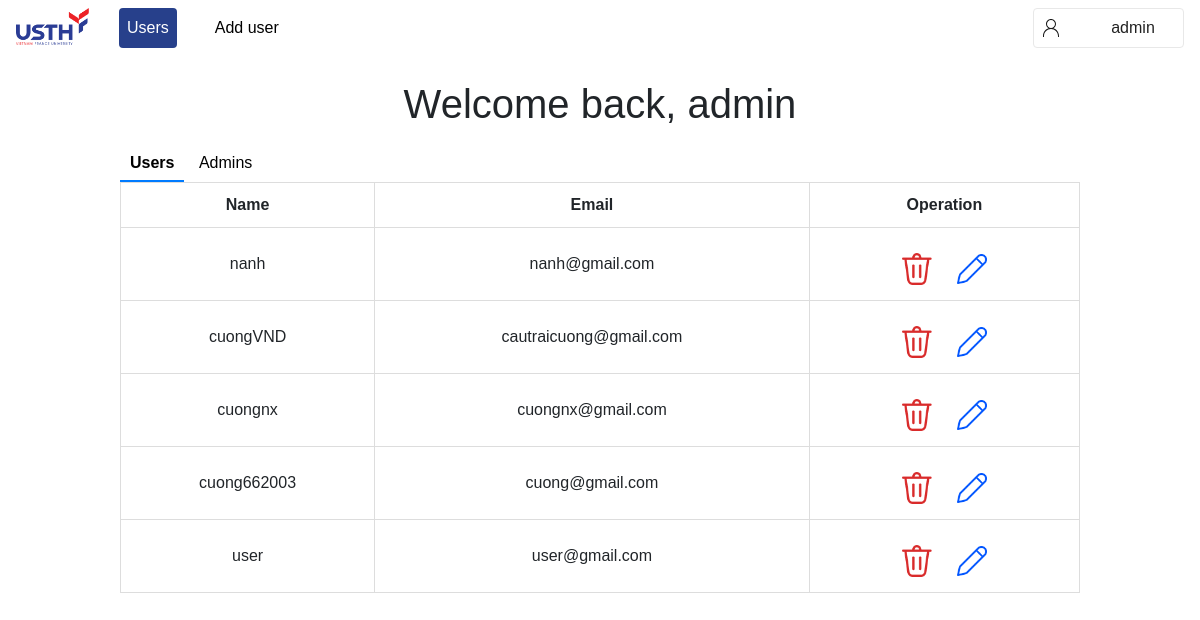
The page /admin (signed in) on the database its author committed.
### function/models.py (models this page shows)
class User(db.Model, UserMixin):
    role = db.Column(db.Integer, default = 2)
    id = db.Column(db.Integer, primary_key = True)
    email = db.Column(db.String(50))
    username = db.Column(db.String(50))
    password = db.Column(db.String(50))

### app.py (the view)
@app.route('/admin', methods=['POST','GET'])
@login_required
def admin():
    admin=User.query.filter(User.role!=1).all()
    return render_template('admin.html',user=admin)

### app.py (called while the page is built)
@login_manager.user_loader
def load_user(id):
    return User.query.get(int(id))

### templates/admin.html (shortened to what this page needs)
{% extends "base.html" %}
{% block content %}
<link rel="stylesheet" href="../static/admin.css">
<body>
    <div class="admin_body">
        <br>
        <h1 align="center">Welcome back, admin</h1>
        <button onclick="toggleSlide('A')" id="user_btn" class="active">Users</button>
        <button onclick="toggleSlide('B')" id="admin_btn">Admins</button>
        <div class="slider-container">
        <div class="slider-content" id="sliderContent">
            <div class="slide" id="slideA">
                <form action="" method="POST">
                    <table>
                        <thead>
                            <tr>
                                <th>Name</th>
                                <th>Email</th>
                                <th>Operation</th>
                            </tr>
                        </thead>
                        <tbody>
                            {% for customer in user %}
                            {% if customer.role==2 %}
                            <tr>
                                <td>{{ customer.username }}</td>
                                <td>{{ customer.email }}</td>
                                <td>
                                    <button title="Delete user" id="rm_btn" onclick="deleteUser('{{ customer.id }}')">
                                        <img src="../static/images/delete.png" alt="">
                                    </button>
                                    <button title="Change role" id="change_role" onclick="changeRole('{{ customer.id }}')">
                                        <img src="../static/images/change_role.png" alt="">
                                    </button>
                                </td>
                            </tr>
                            {%endif%}
                            {% endfor %}
                        </tbody>
                    </table>
                </form>
            </div>
        </div>
        </div>
    </div>
</body>
{% endblock %}

### templates/base.html (shortened to what this page needs)
<!DOCTYPE html>
<html lang="en">
<head>
    <link
    rel="stylesheet"
    href="https://stackpath.bootstrapcdn.com/bootstrap/4.4.1/css/bootstrap.min.css"
  />
  <link
    rel="stylesheet"
    href="https://stackpath.bootstrapcdn.com/font-awesome/4.7.0/css/font-awesome.min.css"
  />
</head>
<body onload="checkURL()">
    <link rel="stylesheet" href="../static/base.css">
    <nav class="navbar navbar-expand-lg bg-white">
        <div class="collapse navbar-collapse" id="navbar">
                {% if current_user.role==1%}
                    <div class="navbar-nav">
                        <a href="" class="nav-link-spacing logo"><img src="/static/images/usth.png" alt="usth logo"></a>
                        <a href="{{url_for('admin')}}" class="nav-item nav-link nav-link-spacing" id="admin">Users</a>
                        <a href="{{url_for('create_user')}}" class="nav-item nav-link nav-link-spacing " id="create_user">Add user</a>
                        <a href="{{url_for('demo')}}" class="nav-item nav-link nav-link-spacing " id="demo" >Demo</a>
                    </div>
                    <div class="nav-right">
                        <div class="menu_account">
                            <div class="icon_account">
                            </div>
                            <div class="name_account" data-toggle="dropdown">
                                <p class="nav-link username">{{ current_user.username }}</p>
                            </div>
                        </div>
                    </div>
                {% endif %}
        </div>
    </nav>
    {% block content %}
    {% endblock %}
</body>
</html>

### static/base.css (style rules this page uses)
:root { --primary: #007bff; --secondary: #bfc0c0; --white: #fff; --text-clr: #222222; --header-clr: #25273d; --next-btn-hover: #0044ff; --back-btn-hover: #8b8c8c; --hover: #27408B; }
body { font-family: sans-serif; }
.navbar-nav img { width: 100%; }
.navbar { position: sticky; top: 0; z-index: 9999999; width: 100%; min-height: 5vh; }
.logo { width: 73px; }
.nav-right { position: absolute; right: 16px; }
.nav-link-spacing { margin-right: 30px; color: black; font-weight: normal; height: fit-content; }
.energetic { background-color: var(--hover); border-radius: 4px; color: #fff!important; }
.navbar { background-color: #00194C; width: 100%; }
.menu_account { display: flex; width: 151px; height: 40px; padding: 8px 9px; justify-content: center; align-items: center; gap: 5px; flex-shrink: 0; border-radius: 4px; border: 1px solid #E8E8E8; background-color: white; }
.name_account { display: flex; width: 110px; height: 20px; flex-direction: column; justify-content: center; flex-shrink: 0; color: var(--black-text, var(--normal-text, #222)); text-align: center; font-size: 16px; font-style: normal; font-weight: 400; line-height: 24px; cursor: pointer; padding-top: 12%; }
.username { min-width: 130px; min-height: 40px; text-overflow: ellipsis; overflow: hidden; }

### static/admin.css (style rules this page uses)
.admin_body { margin: 0 10%; }
.slider-container { width: 100%; overflow: hidden; }
.slider-content { display: flex; transition: transform 0.5s ease-in-out; }
.slide { flex: 0 0 100%; box-sizing: border-box; }
button:focus, button { margin-top: 10px; padding: 5px 10px; font-size: 16px; font-family: sans-serif; background-color: transparent; border: 0; outline: none; }
.active:focus, .active { border-bottom: 2px solid #007bff; font-weight: bold; outline: none; }
table { border-collapse: collapse; width: 100%; }
th, td { padding: 10px; text-align: left; border: 1px solid #ddd; text-align: center; width: fit-content; }
#rm_btn { background-color: transparent; border: none; padding: 5px 10px; cursor: pointer; border-radius: 3px; }
#change_role { background-color: transparent; border: none; padding: 5px 10px; border-radius: 3px; cursor: pointer; }
button img { width: 30px; }
.navbar-nav .nav-item:last-child { pointer-events: none; color: white; user-select: none; }

### rows shown on the page
User: username "admin"
User: username "nanh", email "nanh@gmail.com", role 2 (drawn)
User: username "cuongVND", email "cautraicuong@gmail.com", role 2 (drawn)
User: username "cuongnx", email "cuongnx@gmail.com", role 2 (drawn)
User: username "cuong662003", email "cuong@gmail.com", role 2 (drawn)
User: username "user", email "user@gmail.com", role 2 (drawn)
